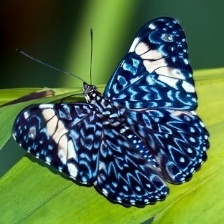
#> input picture Image_1007.jpg, 224 x 224 px
$ jupyter execute 1_12_HelloOpenCV.ipynb
#> lines starting #> are read from the running program, lines starting #| are printed output that depends on the picture
[cell 1]
import numpy as np
import matplotlib.pyplot as plt
import cv2

[cell 2]
image_path = 'Image_1007.jpg'
original_image = cv2.imread(image_path)
#> original_image is the input picture: shape (224, 224, 3); mean B, G, R 72.7, 104.6, 76.3
original_image = cv2.cvtColor(original_image, cv2.COLOR_BGR2RGB)

[cell 3]
plt.imshow(original_image)

[cell 4]
original_image.shape
#> Out = (224, 224, 3)

[cell 5]
grayscale_image = cv2.cvtColor(original_image, cv2.COLOR_RGB2GRAY)
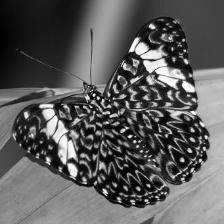
#> grayscale_image: shape (224, 224); min 1, max 255, mean 92.5
plt.imshow(grayscale_image, cmap='gray')

[cell 6]
original_image[0, 0]
#> Out = [11, 8, 0]


$ run again, with NASA_Astronaut_Group_18.jpg copied over Image_1007.jpg
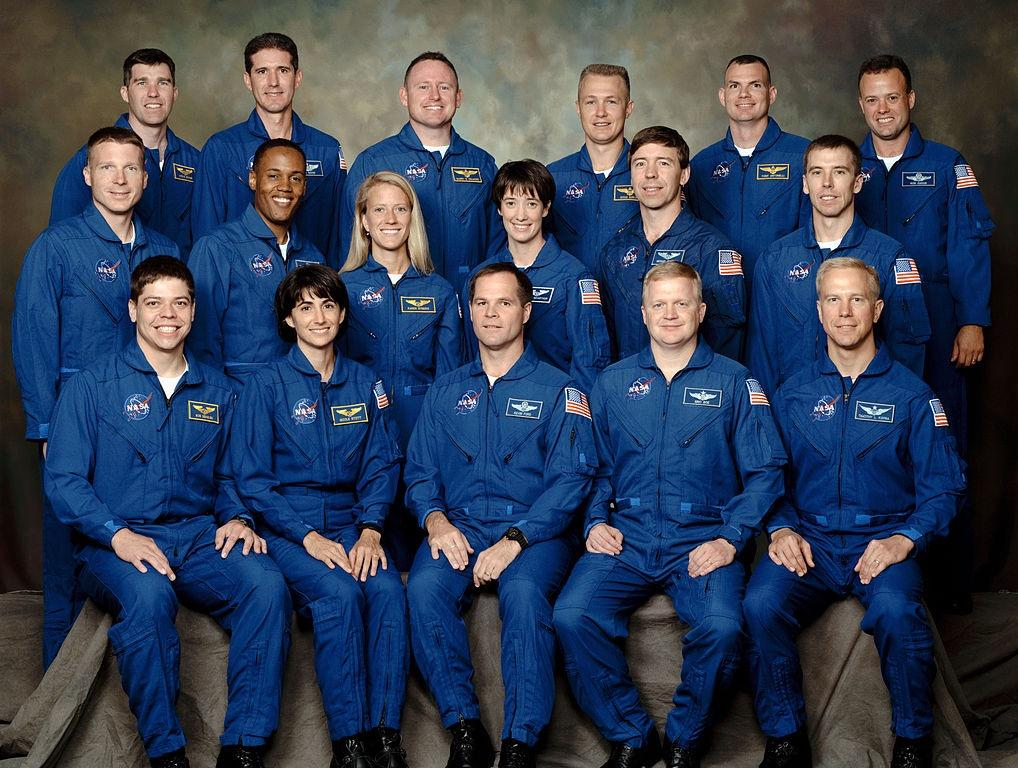
#> input picture NASA_Astronaut_Group_18.jpg, 1018 x 768 px
#> original_image is the input picture: shape (768, 1018, 3); mean B, G, R 84, 63.8, 52.6
#> `grayscale_image = cv2.cvtColor(original_image, cv2.COLOR_RGB2GRAY)`:
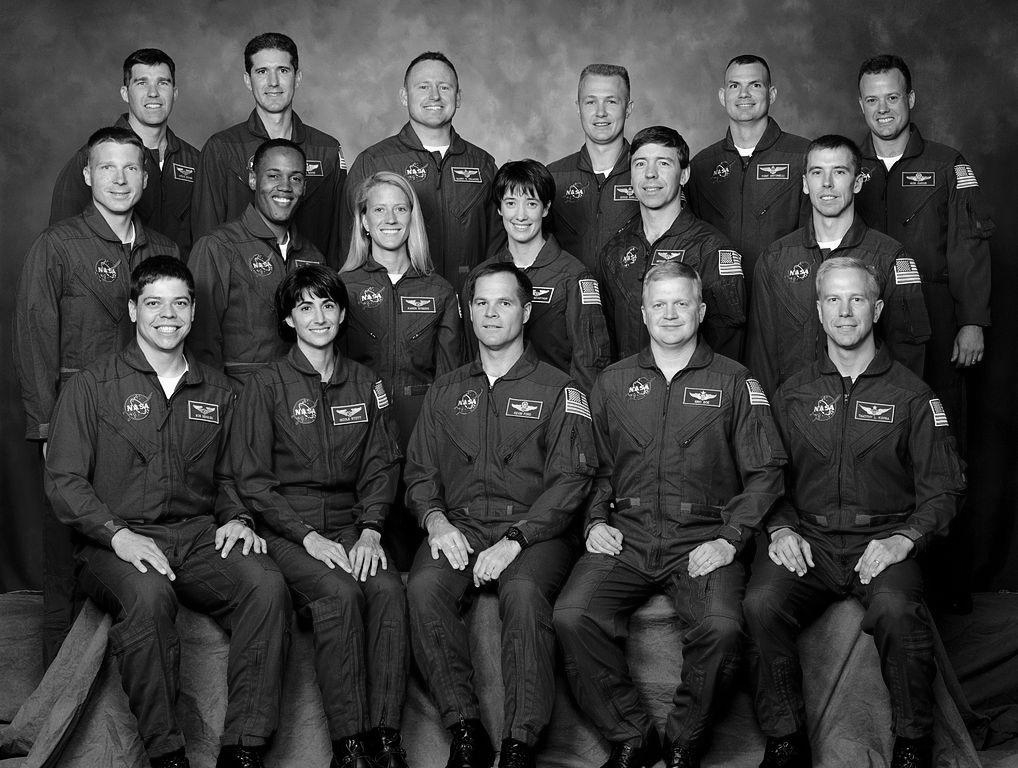
#> grayscale_image: shape (768, 1018); min 0, max 255, mean 62.7
#> `original_image[0, 0]`: Out = [65, 53, 39]

$ run again, with PCB.jpg copied over Image_1007.jpg
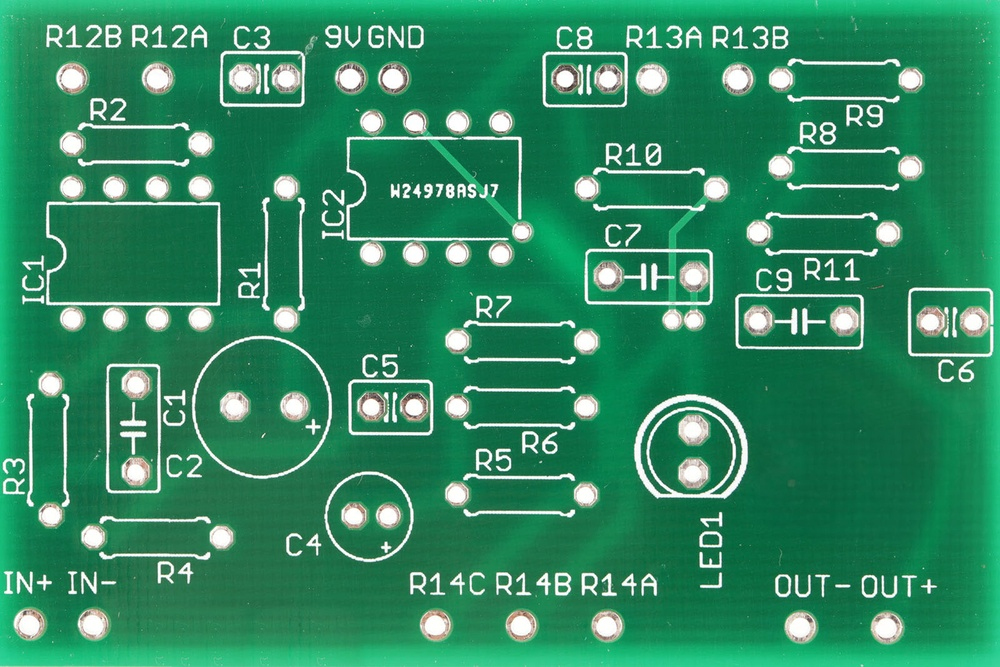
#> input picture PCB.jpg, 1000 x 667 px, shrunk from 1600 x 1067 before the run
#> original_image is the input picture: shape (667, 1000, 3); mean B, G, R 97.8, 137.3, 47.4
#> `grayscale_image = cv2.cvtColor(original_image, cv2.COLOR_RGB2GRAY)`:
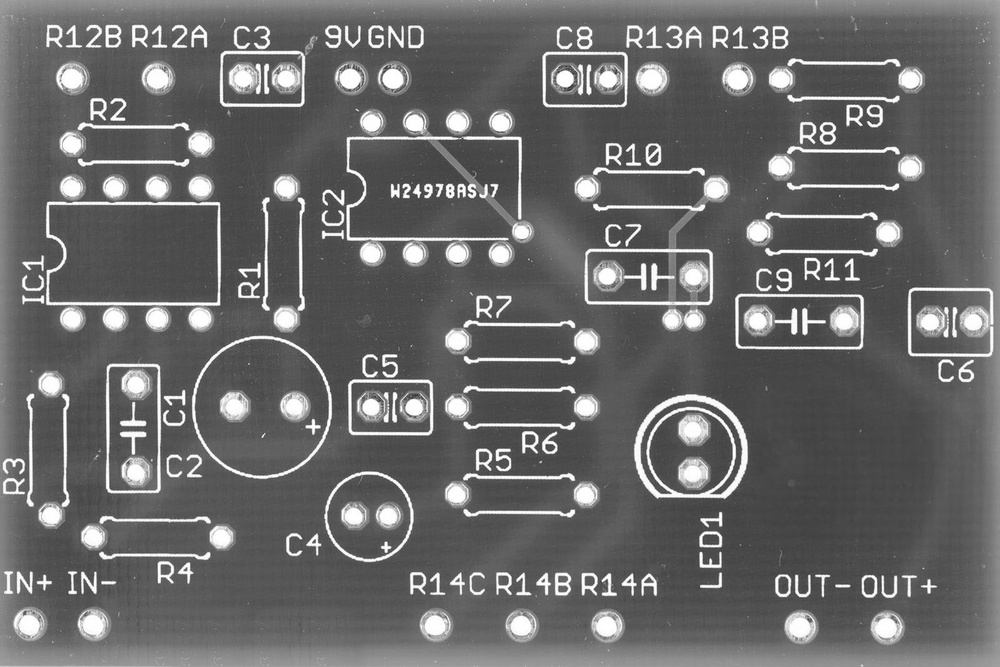
#> grayscale_image: shape (667, 1000); min 36, max 255, mean 105.9
#> `original_image[0, 0]`: Out = [51, 208, 153]
